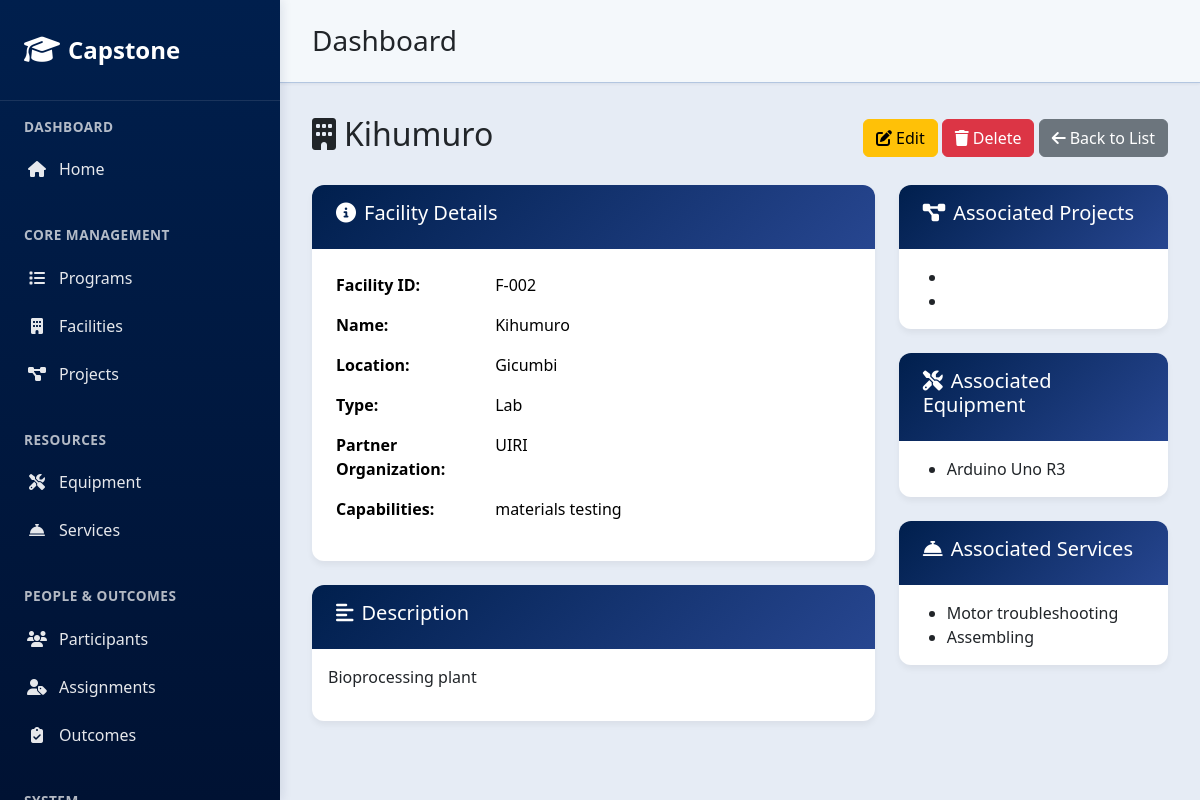
The page /facilities/3/ on the database its author committed.
### core/models.py (models this page shows, shortened)
class Facility(models.Model):
    facility_id = models.CharField(max_length=10, unique=True, blank=True, null=True)
    name = models.CharField(max_length=200)
    location = models.CharField(max_length=200)
    description = models.TextField()
    partner_organization = models.CharField(max_length=200, choices=PARTNER_ORGANIZATION_CHOICES, blank=True, null=True)
    facility_type = models.CharField(max_length=100, choices=FACILITY_TYPE_CHOICES)
    capabilities = models.CharField(max_length=255, choices=CAPABILITIES_CHOICES)

class Equipment(models.Model):
    equipment_id = models.CharField(max_length=10, unique=True, blank=True, null=True)
    facility = models.ForeignKey('Facility', on_delete=models.PROTECT, related_name='equipment', null=True, blank=True)
    name = models.CharField(max_length=200)
    capabilities = models.CharField(max_length=255, blank=True, null=True)
    description = models.TextField(blank=True, null=True)
    inventory_code = models.CharField(max_length=100, blank=True, null=True)
    usage_domain = models.CharField(max_length=100, choices=(
        ('Electronics', 'Electronics'),
        ('Mechanical', 'Mechanical'),
        ('IoT', 'IoT'),
    ), blank=True, null=True)
    support_phase = models.CharField(max_length=100, choices=(
        ('Training', 'Training'),
        ('Prototyping', 'Prototyping'),
        ('Testing', 'Testing'),
        ('Commercialization', 'Commercialization'),
    ), blank=True, null=True)

class Service(models.Model):
    service_id = models.CharField(max_length=10, unique=True, blank=True, null=True)
    facility = models.ForeignKey('Facility', on_delete=models.PROTECT, related_name='services', null=True, blank=True)
    name = models.CharField(max_length=200)
    description = models.TextField(blank=True, null=True)
    category = models.CharField(max_length=100, choices=(
        ('Machining', 'Machining'),
        ('Testing', 'Testing'),
        ('Training', 'Training'),
    ), blank=True, null=True)
    skill_type = models.CharField(max_length=100, choices=(
        ('Hardware', 'Hardware'),
        ('Software', 'Software'),
        ('Integration', 'Integration'),
    ), blank=True, null=True)

### core/interfaces/controllers/facility_views.py (the view)
# urls.py: path('facilities/<int:pk>/', facility_views.FacilityDetailView.as_view(), name='facility_detail'),
class FacilityDetailView(DetailView):
    model = Facility
    template_name = "core/facility_detail.html"
    context_object_name = "facility"

### core/templates/core/facility_detail.html (shortened to what this page needs)
{% extends 'core/base.html' %}
{% block content %}
<div class="d-flex justify-content-between align-items-center mb-4">
  <h2><i class="fas fa-building me-2"></i>{{ facility.name }}</h2>
  <div>
    <a href="{% url 'facility_update' facility.pk %}" class="btn btn-warning">
      <i class="fas fa-edit me-1"></i>Edit
    </a>
    <a href="{% url 'facility_delete' facility.pk %}" class="btn btn-danger">
      <i class="fas fa-trash me-1"></i>Delete
    </a>
    <a href="{% url 'facility_list' %}" class="btn btn-secondary">
      <i class="fas fa-arrow-left me-1"></i>Back to List
    </a>
  </div>
</div>
<div class="row">
  <div class="col-md-8">
    <div class="card">
      <div class="card-header">
        <h5><i class="fas fa-info-circle me-2"></i>Facility Details</h5>
      </div>
      <div class="card-body">
        <table class="table table-borderless">
          <tr>
            <th style="width: 30%;">Facility ID:</th>
            <td>{{ facility.facility_id }}</td>
          </tr>
          <tr>
            <th>Name:</th>
            <td>{{ facility.name }}</td>
          </tr>
          <tr>
            <th>Location:</th>
            <td>{{ facility.location|default:"N/A" }}</td>
          </tr>
          <tr>
            <th>Type:</th>
            <td>{{ facility.facility_type|default:"N/A" }}</td>
          </tr>
          <tr>
            <th>Partner Organization:</th>
            <td>{{ facility.partner_organization|default:"N/A" }}</td>
          </tr>
          <tr>
            <th>Capabilities:</th>
            <td>{{ facility.capabilities|default:"N/A" }}</td>
          </tr>
        </table>
      </div>
    </div>
    {% if facility.description %}
    <div class="card mt-4">
      <div class="card-header">
        <h5><i class="fas fa-align-left me-2"></i>Description</h5>
      </div>
      <div class="card-body">
        {{ facility.description|linebreaks }}
      </div>
    </div>
    {% endif %}
  </div>
  <div class="col-md-4">
    <div class="card mb-4">
      <div class="card-header">
        <h5><i class="fas fa-project-diagram me-2"></i>Associated Projects</h5>
      </div>
      <div class="card-body">
        {% if facility.projects.all %}
          <ul class="mb-0">
            {% for project in facility.projects.all %}
              <li>{{ project.name }}</li>
            {% endfor %}
          </ul>
        {% else %}
          <p class="mb-0">No projects associated with this facility.</p>
        {% endif %}
      </div>
    </div>
    <div class="card mb-4">
      <div class="card-header">
        <h5><i class="fas fa-tools me-2"></i>Associated Equipment</h5>
      </div>
      <div class="card-body">
        {% if facility.equipment.all %}
          <ul class="mb-0">
            {% for item in facility.equipment.all %}
              <li>{{ item.name }}</li>
            {% endfor %}
          </ul>
        {% else %}
          <p class="mb-0">No equipment associated with this facility.</p>
        {% endif %}
      </div>
    </div>
    <div class="card">
      <div class="card-header">
        <h5><i class="fas fa-concierge-bell me-2"></i>Associated Services</h5>
      </div>
      <div class="card-body">
        {% if facility.services.all %}
          <ul class="mb-0">
            {% for service in facility.services.all %}
              <li>{{ service.name }}</li>
            {% endfor %}
          </ul>
        {% else %}
          <p class="mb-0">No services associated with this facility.</p>
        {% endif %}
      </div>
    </div>
  </div>
</div>
{% endblock %}

### core/templates/core/base.html (style rules this page uses)
:root { --primary-blue: #001f4d; --light-blue: #274690; --dark-blue: #001233; --blue-hover: #003366; }
.card { border: none; border-radius: 12px; box-shadow: 0 4px 6px rgba(0, 0, 0, 0.05); transition: all 0.3s ease; background: white; }
.card-header { background: linear-gradient(135deg, var(--primary-blue), var(--light-blue)); color: #fff; border-radius: 12px 12px 0 0 !important; padding: 1rem 1.5rem; border: none; }

### rows shown on the page
Facility: name "Kihumuro", facility_id "F-002", location "Gicumbi", facility_type "Lab", partner_organization "UIRI", capabilities "materials testing", description "Bioprocessing plant"
Equipment: name "Arduino Uno R3"
Service: name "Motor troubleshooting"
Service: name "Assembling"
